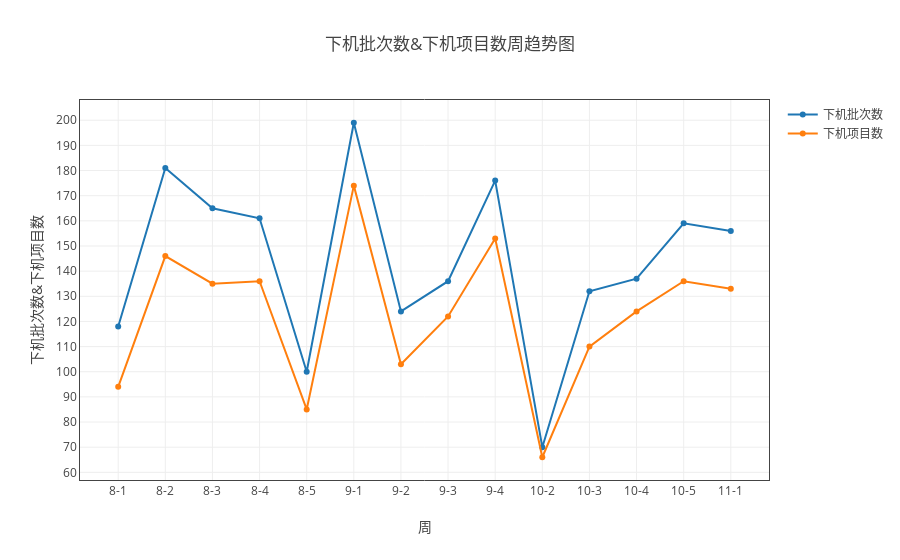
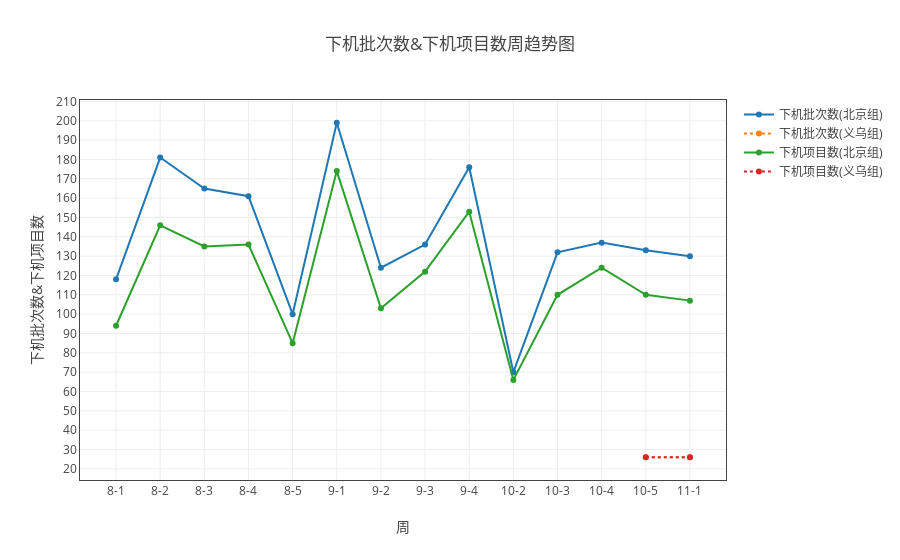

Notebook source saved alongside these figures, in order:
### Markdown cell above
#### 下机批次数和下机项目数

### Code cell
ss = myModule.format(all_df1 ,"日期（格式“月-周次”）" ,['下机批次数','下机项目数'])
myModule.myPlot(myModule.sort_by_index(ss.groupby('sum'))).plot('line')

ss = myModule.format(all_df1 ,"日期（格式“月-周次”）" ,['下机批次数','下机项目数'])
ss.add_group('组别')
myModule.myPlot(myModule.sort_by_index(ss.groupby('sum'))).plot('line')

### Figure 1 — Plotly figure (JSON) as saved in the notebook; plotly's stock layout.template omitted (floating-point values rounded to 4 significant figures)
{"data": [{"name": "下机批次数", "type": "scatter", "uid": "d935c07a-e625-11e8-8ddb-a41f72875c19", "x": ["8-1", "8-2", "8-3", "8-4", "8-5", "9-1", "9-2", "9-3", "9-4", "10-2", "10-3", "10-4", "10-5", "11-1"], "y": [118, 181, 165, 161, 100, 199, 124, 136, 176, 70, 132, 137, 159, 156]}, {"name": "下机项目数", "type": "scatter", "uid": "d935c07b-e625-11e8-8ddb-a41f72875c19", "x": ["8-1", "8-2", "8-3", "8-4", "8-5", "9-1", "9-2", "9-3", "9-4", "10-2", "10-3", "10-4", "10-5", "11-1"], "y": [94, 146, 135, 136, 85, 174, 103, 122, 153, 66, 110, 124, 136, 133]}], "layout": {"title": "下机批次数&下机项目数周趋势图", "xaxis": {"mirror": "all", "nticks": 20, "showgrid": true, "showline": true, "title": "周", "type": "category", "zeroline": true}, "yaxis": {"mirror": "all", "nticks": 20, "showgrid": true, "showline": true, "title": "下机批次数&下机项目数", "zeroline": true}}}

### Figure 2 — Plotly figure (JSON) as saved in the notebook; plotly's stock layout.template omitted (floating-point values rounded to 4 significant figures)
{"data": [{"line": {"dash": "solid"}, "name": "下机批次数(北京组)", "type": "scatter", "uid": "d935c07c-e625-11e8-8ddb-a41f72875c19", "x": ["8-1", "8-2", "8-3", "8-4", "8-5", "9-1", "9-2", "9-3", "9-4", "10-2", "10-3", "10-4", "10-5", "11-1"], "y": [118, 181, 165, 161, 100, 199, 124, 136, 176, 70, 132, 137, 133, 130]}, {"line": {"dash": "dot"}, "name": "下机批次数(义乌组)", "type": "scatter", "uid": "d935c07d-e625-11e8-8ddb-a41f72875c19", "x": ["8-1", "8-2", "8-3", "8-4", "8-5", "9-1", "9-2", "9-3", "9-4", "10-2", "10-3", "10-4", "10-5", "11-1"], "y": [null, null, null, null, null, null, null, null, null, null, null, null, 26, 26]}, {"line": {"dash": "solid"}, "name": "下机项目数(北京组)", "type": "scatter", "uid": "d935c07e-e625-11e8-8ddb-a41f72875c19", "x": ["8-1", "8-2", "8-3", "8-4", "8-5", "9-1", "9-2", "9-3", "9-4", "10-2", "10-3", "10-4", "10-5", "11-1"], "y": [94, 146, 135, 136, 85, 174, 103, 122, 153, 66, 110, 124, 110, 107]}, {"line": {"dash": "dot"}, "name": "下机项目数(义乌组)", "type": "scatter", "uid": "d935c07f-e625-11e8-8ddb-a41f72875c19", "x": ["8-1", "8-2", "8-3", "8-4", "8-5", "9-1", "9-2", "9-3", "9-4", "10-2", "10-3", "10-4", "10-5", "11-1"], "y": [null, null, null, null, null, null, null, null, null, null, null, null, 26, 26]}], "layout": {"title": "下机批次数&下机项目数周趋势图", "xaxis": {"mirror": "all", "nticks": 20, "showgrid": true, "showline": true, "title": "周", "type": "category", "zeroline": true}, "yaxis": {"mirror": "all", "nticks": 20, "showgrid": true, "showline": true, "title": "下机批次数&下机项目数", "zeroline": true}}}
